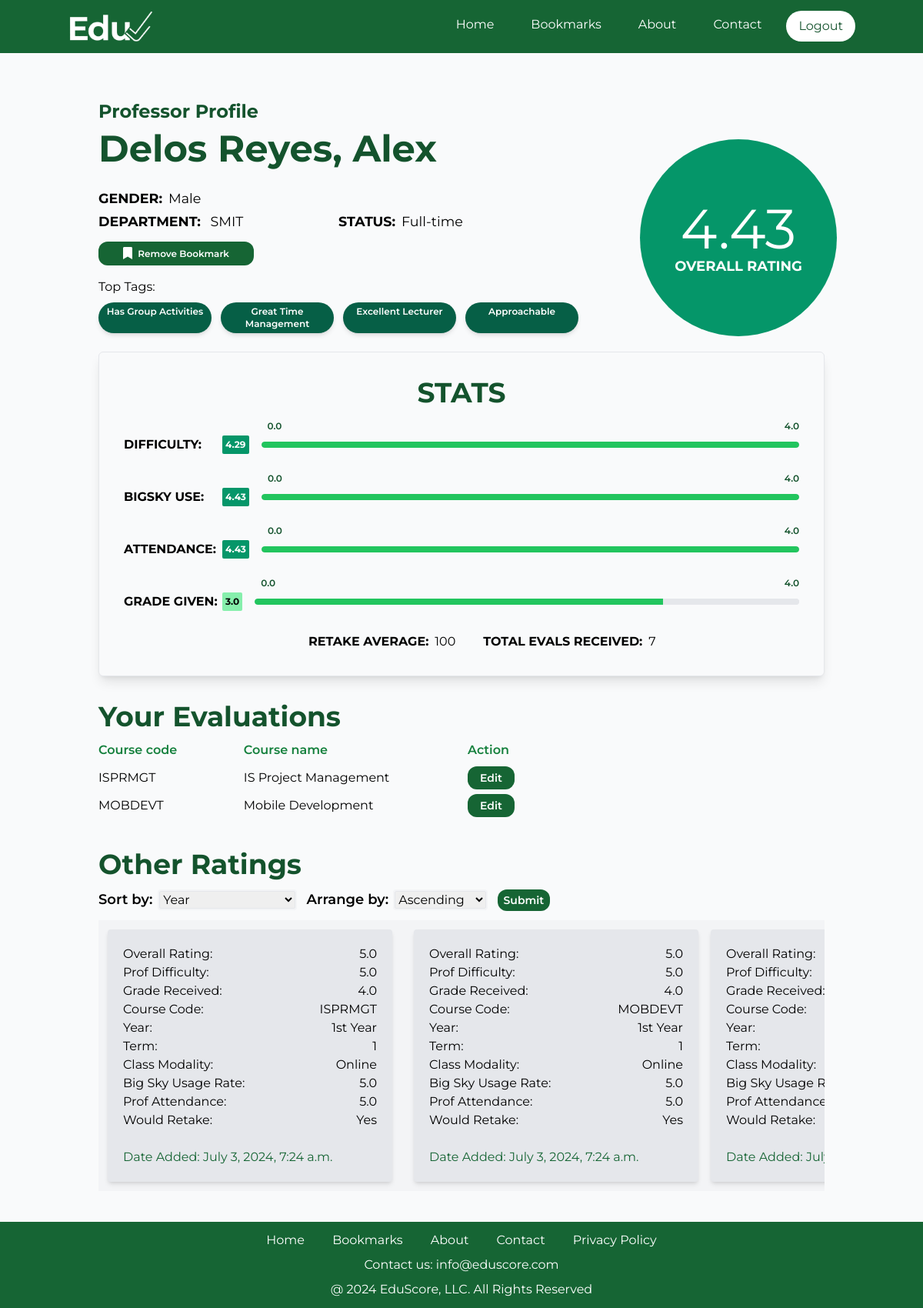
The app's page /teacher/1 (signed in), older data.
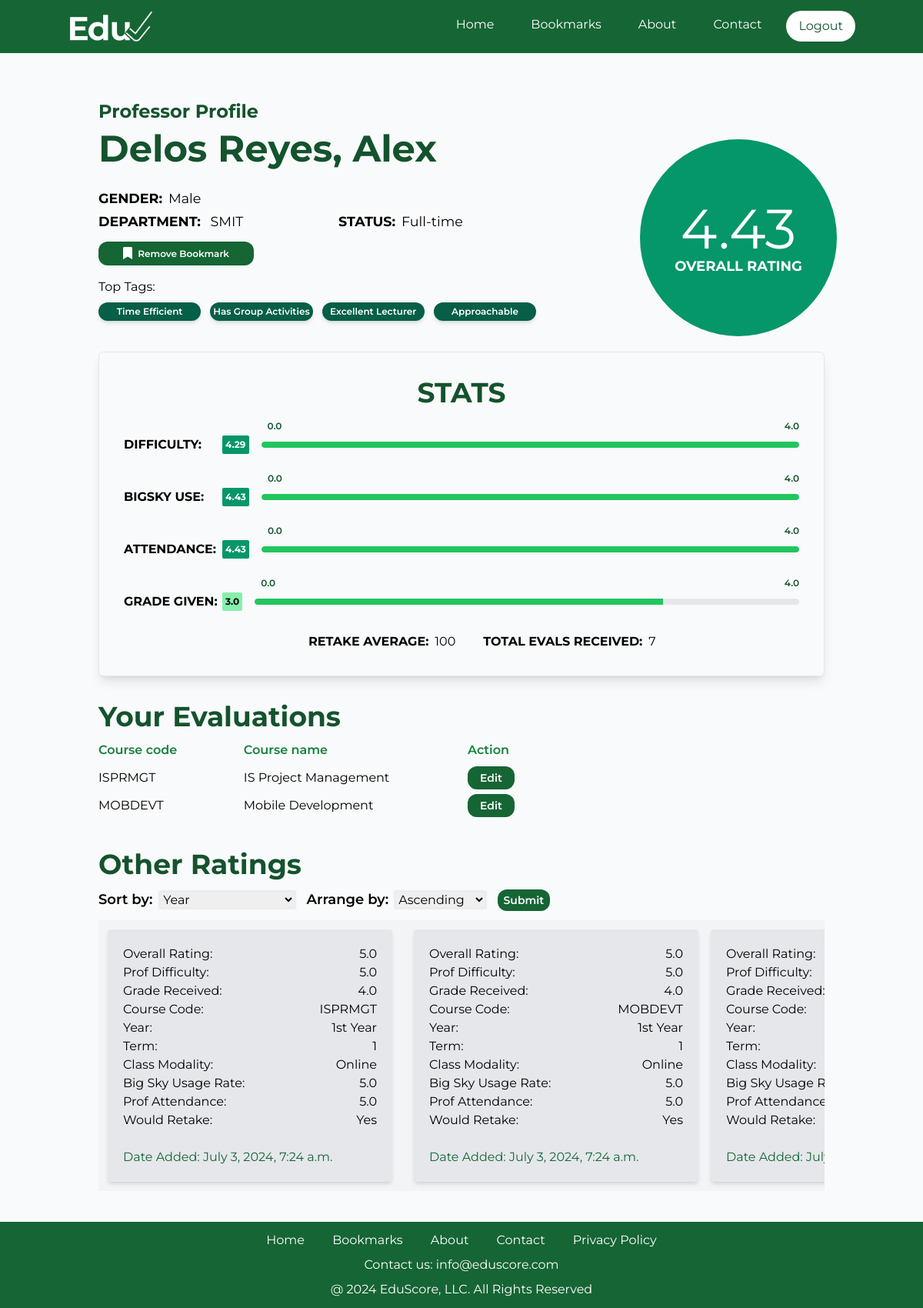
The same page, newer data.
### EvalSys/models.py (models this page shows, shortened)
class TagTB(models.Model):
    TagName = models.CharField(max_length=100, null=False, blank=False)
    isHidden = models.BooleanField(null=False, blank=False)

class EvaluationTB(models.Model):
    UserID = models.ForeignKey(User, on_delete=models.CASCADE)
    TeacherID = models.ForeignKey(TeacherTB, on_delete=models.CASCADE)
    CourseID = models.ForeignKey(CourseTB, on_delete=models.CASCADE)
    Year = models.CharField(max_length=50, null=False, blank=False)
    Term = models.IntegerField(null=False, blank=False)
    ClassModality = models.CharField(max_length=50, null=False, blank=False)
    OverallProfRate = models.FloatField(null=False, blank=False)
    ProfDifficulty = models.FloatField(null=False, blank=False)
    RetakeProf = models.BooleanField(null=False, blank=False)
    BigSkyUsageRate = models.FloatField(null=False, blank=False)
    ProfAttendance = models.FloatField(null=False, blank=False)
    GradeReceived = models.FloatField(null=True, blank=True)
    DateAdded = models.DateTimeField(default=timezone.now)
    class Meta:
        unique_together = ('UserID', 'TeacherID', 'CourseID')

class CourseTB(models.Model):
    CourseCode = models.CharField(unique=True, max_length=50, null=False, blank=False)
    CourseName = models.CharField(max_length=100, null=False, blank=False)
    Description = models.TextField(null=True, blank=True)

### EvalSys/views.py (the view, shortened to what this page needs)
# urls.py: path('teacher/<teacher_id>', views.TeacherInfo, name='TeacherInfo'),
@login_required(login_url='UserLogin')
def TeacherInfo(request, teacher_id):
    user = request.user
    TeacherRec = TeacherTB.objects.get(pk=teacher_id)
    EditCourse = EvaluationTB.objects.filter(UserID=user.id, TeacherID=teacher_id)
    EditCourseList = EvaluationTB.objects.filter(UserID=user.id, TeacherID=teacher_id).values_list('CourseID')
    AddCourse = Teacher_CourseTB.objects.filter(TeacherID=teacher_id).exclude(CourseID__in=EditCourseList)
    EvalRecs = EvaluationTB.objects.filter(TeacherID=teacher_id, UserID=user.id)
    try:
        Teacher_BookmarkTB.objects.get(TeacherID=teacher_id, UserID=user.id)
        isMark = True
    except:
        isMark = False
    AllEvalRecs = EvaluationTB.objects.filter(TeacherID=teacher_id).aggregate(
        Average_Rate=Round(Avg('OverallProfRate', default=0), 2),
        Average_Difficulty=Round(Avg('ProfDifficulty', default=0), 2),
        Average_BSUsage=Round(Avg('BigSkyUsageRate', default=0), 2),
        Average_Attendance=Round(Avg('ProfAttendance', default=0), 2),
        Average_Grades=Round(Avg('GradeReceived', default=0))
    )
    Average_Retake = 0
    Total_WillRetake = EvaluationTB.objects.filter(TeacherID=teacher_id, RetakeProf=True).count()
    TotalNumEvals = EvaluationTB.objects.filter(TeacherID=teacher_id).count()
    if TotalNumEvals > 0:
        Average_Retake = int((Total_WillRetake/TotalNumEvals)*100)
    AllTagsGotten = (Evaluation_TagTB.objects.filter(EvaluationID__TeacherID_id=teacher_id)
                     .values('TagID__TagName').annotate(count=Count('TagID__TagName')).order_by('-count')[:5])
    AllStudentEvals = EvaluationTB.objects.filter(TeacherID=teacher_id).exclude(UserID=user.id)
    AllEvalTags = Evaluation_TagTB.objects.filter(EvaluationID__TeacherID=teacher_id).exclude(EvaluationID__UserID=user.id).order_by()
    type = ""
    arrange = ""
    return render(request, 'teacherInfo.html', {
        'prof': TeacherRec,
        'Evals': EvalRecs,
        'user': user,
        'EditRec': EditCourse,
        'AddRec': AddCourse,
        'Mark': isMark,
        'AllEvalRecs': AllEvalRecs,
        'TotalNumEvals': TotalNumEvals,
        'Average_Retake': Average_Retake,
        'TopTagRecs': AllTagsGotten,
        'AllStudentEvals': AllStudentEvals,
        'AllEvalTags': AllEvalTags,
        'type': type,
        'arrange': arrange})

### templates/teacherInfo.html (shortened to what the changed rows need)
{% extends 'temp_2.html' %}
{% block content %}
    <div class="mt-5 flex justify-center">
        <div class="p-10 w-full max-w-5xl">
            <div>
                <h1 class="text-2xl font-bold text-green-900 mb-2">Professor Profile</h1>
            </div>
            <div class="grid grid-cols-6 gap-4 w-full">
                <div class="col-span-4 flex flex-col">
                    <div class="">
                        <div>
                            <h1 class="text-5xl font-bold text-green-900 mb-2 text-nowrap">{{ prof.LastName }}, {{ prof.FirstName }}</h1>
                        </div>
                    </div>
                    <div class="space-y-2 mt-5">
                        <div class="inline-grid grid-cols-4 gap-3">
                            {% for item in TopTagRecs %}
                                <div class="text-center text-xs bg-emerald-800 text-white font-semibold px-1 py-1 rounded-full shadow-md">
                                    {{ item.TagID__TagName }}
                                </div>
                            {% endfor %}
                        </div>
                    </div>
                </div>
            </div>
            <div class="mt-5">
                <div class="col-span-4">
                    <div class=" p-8 bg-gray-50 rounded-md border shadow-lg mb-8">
                        <div class="flex justify-center">
                            <h1 class="text-4xl font-bold text-green-900 mb-2">STATS</h1>
                        </div>
                    </div>
                </div>
            </div>
            <h1 class="text-4xl font-bold text-green-900 mb-3">Your Evaluations</h1>
            <div>
                <div class="grid grid-cols-10">
                    {% for EditRec in EditRec %}
                        <div class="col-span-2 mb-3">{{ EditRec.CourseID.CourseCode }}</div>
                        <div class="col-span-3">{{ EditRec.CourseID.CourseName }}</div>
                        <div class="col-span-5 ml-2">
                            <a class="buttonGreen text-sm -mr-7 px-4 py-1.5 rounded-md bg-green-700 text-white"
                               href="{% url 'EditEval' EditRec.id %}">Edit</a>
                        </div>
                    {% endfor %}
                </div>
            </div>
            <div class="mt-8">
                <h1 class="text-4xl font-bold text-green-900 mb-3">Other Ratings</h1>
            </div>
            <div class="overflow-x-scroll mt-3 scrollbar-color: transparent ">
                <div class="flex space-x-4 bg-gray-100">
                    {% for eval in AllStudentEvals %}
                        <div class="bg-gray-200 shadow-md m-3 min-w-[370px] p-5 rounded">
                            <div class="grid grid-cols-2">
                                <div>Overall Rating:</div>
                                <div class="flex justify-end items-start">{{ eval.OverallProfRate }}</div>
                            </div>
                            <div class="grid grid-cols-2">
                                <div>Prof Difficulty:</div>
                                <div class="flex justify-end items-start">{{ eval.ProfDifficulty }}</div>
                            </div>
                            <div class="grid grid-cols-2">
                                <div>Grade Received:</div>
                                <div class="flex justify-end items-start">{{ eval.GradeReceived }}</div>
                            </div>
                            <div class="grid grid-cols-2">
                                <div>Course Code:</div>
                                <div class="flex justify-end items-start">{{ eval.CourseID.CourseCode }}</div>
                            </div>
                            <div class="grid grid-cols-2">
                                <div>Year:</div>
                                <div class="flex justify-end items-start">{{ eval.Year }}</div>
                            </div>
                            <div class="grid grid-cols-2">
                                <div>Term:</div>
                                <div class="flex justify-end items-start">{{ eval.Term }}</div>
                            </div>
                            <div class="grid grid-cols-2">
                                <div>Class Modality:</div>
                                <div class="flex justify-end items-start">{{ eval.ClassModality }}</div>
                            </div>
                            <div class="grid grid-cols-2">
                                <div>Big Sky Usage Rate:</div>
                                <div class="flex justify-end items-start">{{ eval.BigSkyUsageRate }}</div>
                            </div>
                            <div class="grid grid-cols-2">
                                <div>Prof Attendance:</div>
                                <div class="flex justify-end items-start">{{ eval.ProfAttendance }}</div>
                            </div>
                            <div class="grid grid-cols-2">
                                <div>Would Retake:</div>
                                <div class="flex justify-end items-start">
                                    {% if eval.RetakeProf %}
                                        <span>Yes</span>
                                    {% else %}
                                        <span>No</span>
                                    {% endif %}
                                </div>
                            </div>
                            <div class="text-green-800 mt-3">Date Added: {{ eval.DateAdded }}</div>
                        </div>
                    {% endfor %}
                </div>
            </div>
        </div>
    </div>
{% endblock %}

Row changes from the older to the newer data that the page shows:
changed TagTB: TagID__TagName "Great Time Management" → "Time Efficient"; moves up the list
